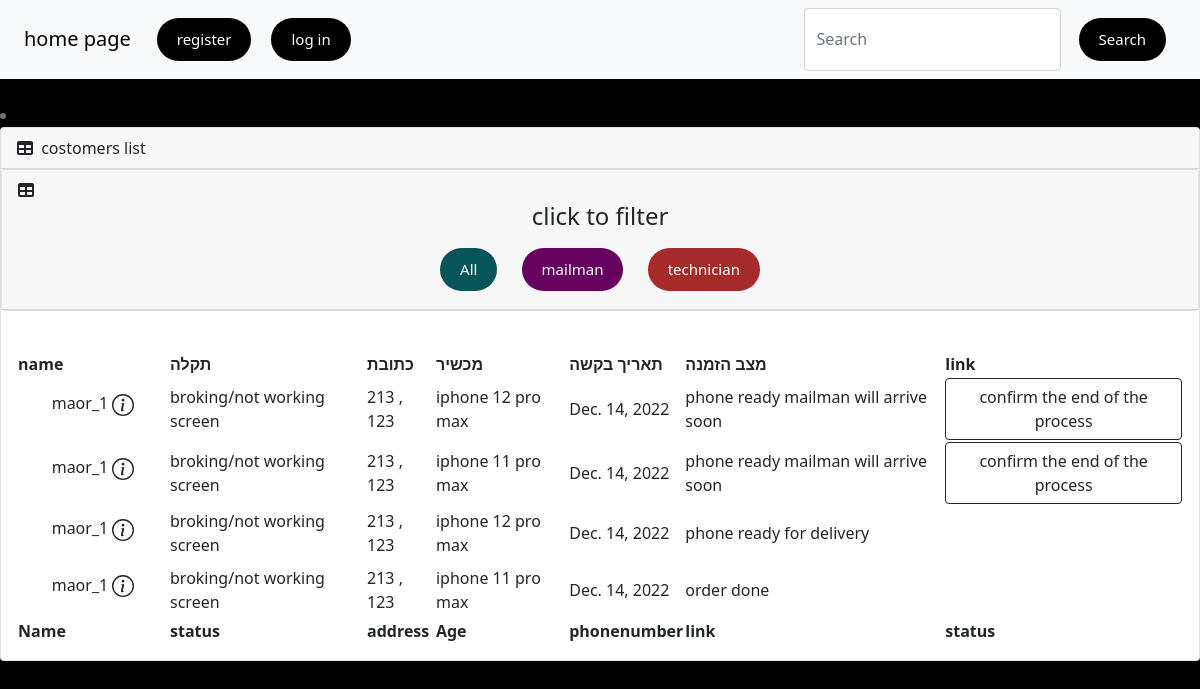
/userprofile/2, run on the app's committed database.
### instruments/models.py (models this page shows, shortened)
class Malfunction(models.Model):
   class StatusType(models.IntegerChoices):
        await_for_mail_man = 1, "await for mail man"
        in_process = 2, "in process"
        phone_ready_for_delivery = 3, 'phone ready for delivery'
        phone_ready_mailman_will_arrive_soon = 4, 'phone ready mailman will arrive soon'
        order_done = 5, 'order done'
   phone= models.ForeignKey(Phone,on_delete=models.CASCADE)
   Malfunction_type= models.ForeignKey(Malfunction_type,on_delete=models.CASCADE)
   user= models.ForeignKey(User,on_delete=models.CASCADE)
   status = models.PositiveIntegerField(null= True, choices=StatusType.choices)
   request_date = models.DateField(auto_now_add=True)
   price = models.PositiveIntegerField(null = True, blank = True)

class Malfunction_type(models.Model):
   Malfunction = models.CharField(max_length=100)

class Phone(models.Model):
   type= models.ForeignKey(Phonetype,on_delete=models.CASCADE)
   device = models.CharField(max_length=100, null=False)

### user/models.py (models this page shows, shortened)
class User(AbstractUser):
    class RoleType2(models.IntegerChoices):
        Mail_Man = 1, "Mail_Man"
        Technician = 2, "Technician"
        Admin = 3, 'Admin'
    age = models.IntegerField(null= True, blank = True )
    City = models.CharField(max_length=100,null= True, blank = True)
    Full_address = models.CharField(max_length=100,null= True, blank = True)
    Postal_Code = models.IntegerField(null= True, blank = True)
    Phonenumber = models.PositiveIntegerField(null= True, blank = True)
    Role = models.PositiveIntegerField(null= True, choices=RoleType2.choices)

### user/views.py (the view)
# urls.py: path('<ud>', views.orderstatus, name="orderstatus"),
def orderstatus(request,ud):
    data = Malfunction.objects.filter(user_id = ud )
    context ={
    'customers': data,
    'action' : 'user'
    }
    return render (request,'firsttable.html',context )

### transport/templates/firsttable.html (shortened to what this page needs)
{% extends "base.html" %}
{% load static %}
{% block content %}
    <head>
        <link href="https://cdn.jsdelivr.net/npm/simple-datatables@latest/dist/style.css" rel="stylesheet" />
        <link href="{%static 'css/styles.css'%}" rel="stylesheet" />
    </head>
        <li class="breadcrumb-item active"></li>
    <div class="card mb-4">
        <div class="card-header">
            <i class="fas fa-table me-1"></i>
                costomers list
                     </div>
                            <div class="card mb-4">
                                <div class="card-header">
                                    <i class="fas fa-table me-1"></i>
                                    <div style="text-align: center;">
                                        <h4> click to filter</h4>
                                        <a href="{% url 'transport:mainpage' %}" class="mybutton" style="background-color: rgb(7, 84, 90);">All</a>
                                        <a href="{% url 'transport:mailman' %}" class="mybutton" style="background-color: rgb(101, 2, 95);">mailman</a>
                                        <a href="{% url 'transport:technician' %}" class="mybutton" style="background-color: brown;">technician</a>
                                        </div>
                                    </div>
                                </div>
                            <div class="card-body">
                                <table id="datatablesSimple">
                                    <thead>
                                        <tr>
                                            <th>name</th>
                                            <th>תקלה</th>
                                            <th>כתובת</th>
                                            <th>מכשיר</th>
                                            <th>תאריך בקשה</th>
                                            <th>מצב הזמנה</th>
                                            <th>link</th>
                                        </tr>
                                    </thead>
                                    <tfoot>
                                        <tr>
                                            <th>Name</th>
                                            <th>status</th>
                                            <th>address</th>
                                            <th>Age</th>
                                            <th>phonenumber</th>
                                            <th>link</th>
                                            <th>status</th>
                                        </tr>
                                    </tfoot>
                                    <tbody>
                                    {%if user.Role == 1 or user.Role == 2 or user.Role == 3 or action == 'user' %}
                                        {%for costomer in customers%}
                                        <tr>
                                            <td>
                                                <div class="wrapper">
                                                    <div class="trigger">
                                                        {{costomer.user.username}}
                                                    </div>
                                                 </div>
                                            </td>
                                            <td>{{costomer.Malfunction_type.Malfunction}}</td>
                                            <td>{{costomer.user.City}} , {{costomer.user.Full_address}}</td>
                                            <td>{{costomer.phone.device}}</td>
                                            <td>{{costomer.request_date}}</td>
                                            <td>{{costomer.get_status_display}}</td>
                                            {% if user.Role == 1 and costomer.status == 1 or user.Role == 3 and costomer.status == 1  or user.Role == 3 and costomer.status == 3 or user.Role == 1 and costomer.status == 3%}
                                                <td><a href="/transport/{{costomer.user_id}},{{costomer.id}},{{costomer.status}},{{user.id}},5" class="mybutton" style="background-color: rgb(101, 2, 95);"> choose</a></td>
                                            {% else %}
                                            {% if user.Role == 2 and costomer.status == 2 or user.Role == 3 and costomer.status == 2 %}
                                                <td><a href="/transport/{{costomer.user_id}},{{costomer.id}},{{costomer.status}},{{user.id}},0" class="mybutton" style="background-color: brown;">choose</a></td>
                                            {% else %}
                                            {% if  action == 'user' and costomer.status == 4 %}
                                                <td><a href="/transport/{{costomer.user_id}},{{costomer.id}},{{costomer.status}},{{user.id}},0" button type="submit" class="btn btn-outline-dark"> confirm the end of the process</a></td>
                                            {% else %}
                                                <td></td>
                                            {% endif %}
                                            {% endif %}
                                            {% endif %}
                                        </tr>
                                        {% endfor %}
                                    {%else%}
                                        <h1> Staff memebers only </h1>
                                    {% endif %}
                                    </tbody>
                                </table>
                            </div>
                        </div>
    </body>
    {% endblock%}

### templates/base.html (style rules this page uses)
.mybutton { display: inline-block; background: #000; color: #fff; border: none; padding: 10px 20px; margin: 10px; border-radius: 30px; cursor: pointer; text-decoration: none; font-size: 15px; font-family: inherit; }
.wrapper { position: relative; padding: 10px; width: 150px; text-align: center; }
.trigger { margin-bottom: 10px; }

### data on the page
Malfunction: user.username "maor_1", Malfunction_type.Malfunction "broking/not working screen", user.City "213", user.Full_address "123", phone.device "iphone 12 pro max", request_date "Dec. 14, 2022", status "phone ready mailman will arrive soon"
Malfunction: user.username "maor_1", Malfunction_type.Malfunction "broking/not working screen", user.City "213", user.Full_address "123", phone.device "iphone 11 pro max", request_date "Dec. 14, 2022", status "phone ready mailman will arrive soon"
Malfunction: user.username "maor_1", Malfunction_type.Malfunction "broking/not working screen", user.City "213", user.Full_address "123", phone.device "iphone 12 pro max", request_date "Dec. 14, 2022", status "phone ready for delivery"
Malfunction: user.username "maor_1", Malfunction_type.Malfunction "broking/not working screen", user.City "213", user.Full_address "123", phone.device "iphone 11 pro max", request_date "Dec. 14, 2022", status "order done"
